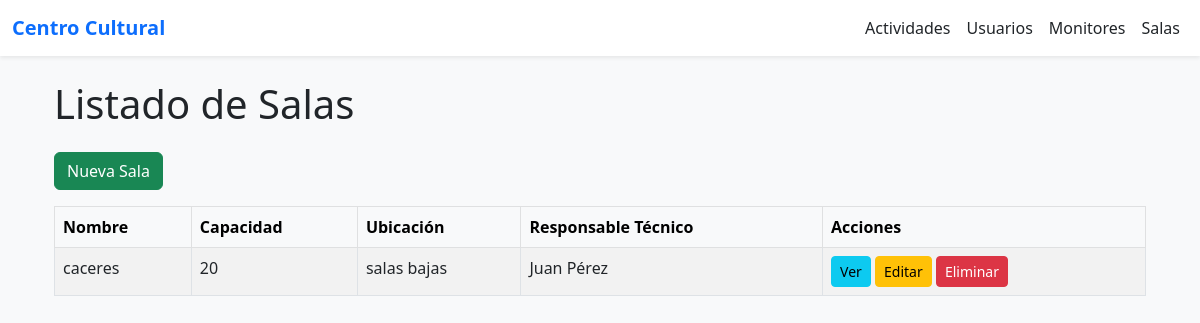
/salas/, run on an earlier commit of the app's database.
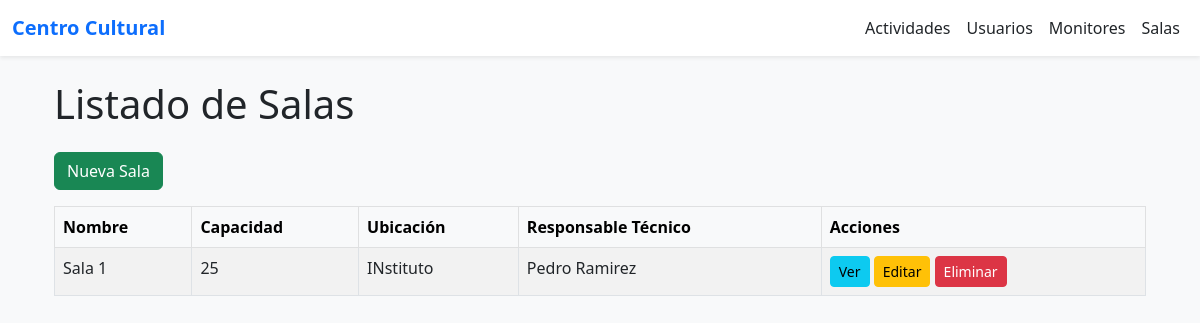
And on a later commit of the database.
### app_bbdd/models.py (models this page shows, shortened)
class Sala(models.Model):
    nombre = models.CharField(max_length=100, unique=True)
    capacidad = models.PositiveIntegerField()
    ubicacion = models.CharField(max_length=100)
    responsable = models.OneToOneField(ResponsableSala, on_delete=models.CASCADE)

class ResponsableSala(models.Model):
    nombre = models.CharField(max_length=100)
    def __str__(self):
        return self.nombre

### app_bbdd/views.py (the view)
# urls.py: path('', views.lista_salas, name='lista_salas'),
def lista_salas(request):
    salas = Sala.objects.all()
    return render(request, 'salas/lista.html', {'salas': salas})

### app_bbdd/templates/salas/lista.html (shortened to what this page needs)
{% extends 'base.html' %}
{% block content %}
<div class="container mt-4">
    <h1 class="mb-4">Listado de Salas</h1>
    <div class="mb-3">
        <a href="{% url 'crear_sala' %}" class="btn btn-success">Nueva Sala</a>
    </div>
    <table class="table table-striped table-bordered">
        <thead class="table-light">
            <tr>
                <th>Nombre</th>
                <th>Capacidad</th>
                <th>Ubicación</th>
                <th>Responsable Técnico</th>
                <th>Acciones</th>
            </tr>
        </thead>
        <tbody>
            {% for sala in salas %}
                <tr>
                    <td>{{ sala.nombre }}</td>
                    <td>{{ sala.capacidad }}</td>
                    <td>{{ sala.ubicacion }}</td>
                    <td>{{ sala.responsable}}</td>
                    <td>
                        <a href="{% url 'detalle_sala' sala.id %}" class="btn btn-sm btn-info">Ver</a>
                        <a href="{% url 'editar_sala' sala.id %}" class="btn btn-sm btn-warning">Editar</a>
                        <a href="{% url 'eliminar_sala' sala.id %}" class="btn btn-sm btn-danger">Eliminar</a>
                    </td>
                </tr>
            {% empty %}
                <tr>
                    <td colspan="5" class="text-center">No hay salas registradas.</td>
                </tr>
            {% endfor %}
        </tbody>
    </table>
</div>
{% endblock %}

What changed in the data, as far as the page shows it:
removed Sala: nombre "caceres", capacidad "20", ubicacion "salas bajas", responsable "Juan Pérez"
added Sala: nombre "Sala 1", capacidad "25", ubicacion "INstituto", responsable "Pedro Ramirez"
